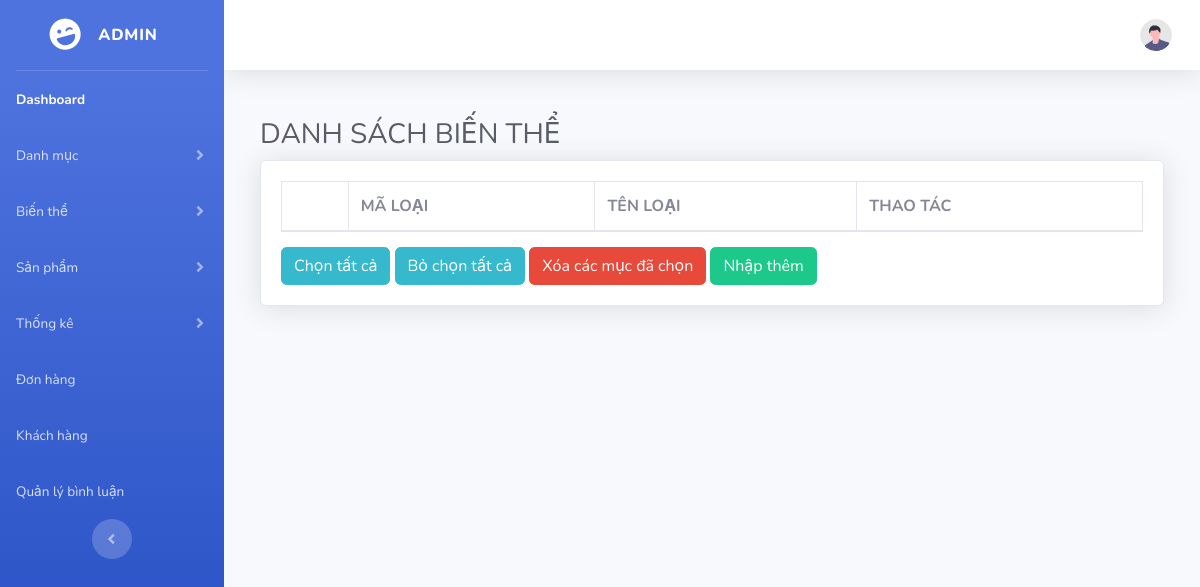
Before: /Du_An_1/admin/index.php?act=listvariant with the older database file.
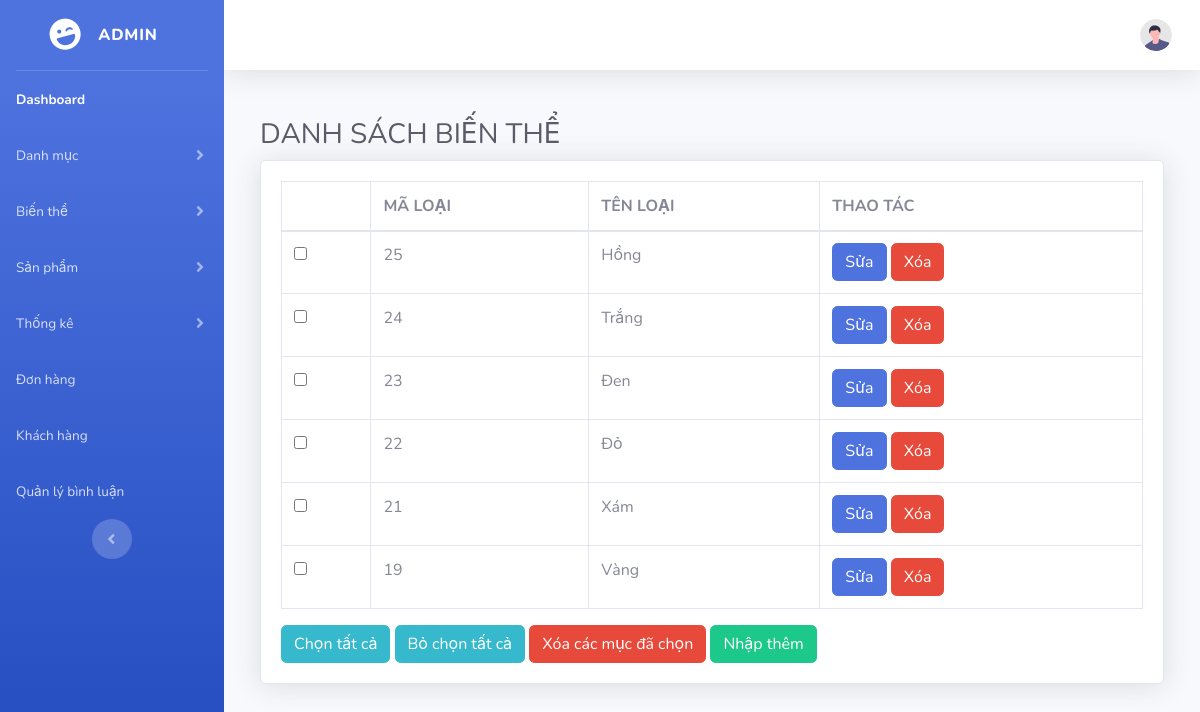
After: the same page with the newer database file.
### tables this page shows
CREATE TABLE `variant` (
  `id_variant` int NOT NULL COMMENT 'Mã biến thể',
  `name_color` varchar(255) NOT NULL COMMENT 'Tên biến thể màu',
  `created_at` datetime DEFAULT CURRENT_TIMESTAMP COMMENT 'Ngày tạo ',
  `updated_at` datetime DEFAULT CURRENT_TIMESTAMP COMMENT 'Ngày cập nhật'
);

### Du_An_1/admin/controller/variantcontroller.php (called while the page is built, shortened)
<?php
class variantController
{
    public $variantModel;
    function __construct() {
        $this->variantModel = new variantModel();
    }
    function listvariant()
    {
    $variants = $this->variantModel->loadall_variant();
    require_once "view/listvariant.php";
    }
}
?>

### Du_An_1/admin/index.php (called while the page is built, shortened)
<?php
require_once __DIR__ . '/../commons/function.php';
require_once __DIR__ . '/controller/variantcontroller.php';
require_once __DIR__ . '/model/variantmodel.php';
$act = $_GET['act'] ?? '/';
$id_category = $_GET['id_category'] ?? null;
$id_variant = $_GET['id_variant'] ?? null;
$id_user = $_GET['id_user'] ?? null;
match ($act) {
    '/' => (new trang_chu())->trang_chu(),
    'listProduct' => (new productController())->listProduct(),
    'insertProduct' => (new productController())->insert(),
    'updateProduct' => (new productController())->update($_GET['id']),
    'deleteProduct' => (new productController())->delete($_GET['id']),
    'listProduct_variant' => (new productController())->listProduct_variant($_GET['id']),
    'updateProduct_variant' => (new productController())->updateProduct_variant($_GET['id_pro'], $_GET['id_var']),
    'deleteProduct_variant' => (new productController())->deleteProduct_variant($_GET['id_pro'], $_GET['id_var']),
    'listBill' => (new billController())->listBill(),
    'updateBill' => (new billController())->updateBill($_GET['id']),
    'addvariant' => (new variantController())->insert(),
    'listvariant' => (new variantController())->listvariant(),
    'updatevariant' => (new variantController())->update($id_variant),
    'deletevariant' => (new variantController())->delete($id_variant),
    'addcategories' => (new catagoriesController())->insert(),
    'listcategories' => (new catagoriesController())->listcategories(),
    'updatecategories' => (new catagoriesController())->update($id_category),
    'deletecategories' => (new catagoriesController())->delete($id_category),
    'listUser' => (new UserController())->listUsers(),
    'addUser' => (new UserController())->addUser(),
    'insertUser' => (new UserController())->insertUser(),
    'deleteUser' => (new UserController())->deleteUser($id_user),
    'listthongkesl' => (new thongkeslController())->listThongkesl(),
    'bieudosl' => (new thongkeslController())->bieudosl(),
    'bieudodt' => (new thongkedtController())->bieudodt(),
    'listthongkedt' => (new thongkedtController())->listThongkedt(),
    'listComments' => (new CommentController())->listComments(),
    'toggleCensorship' => (new CommentController())->toggleCensorship($_GET['id'], $_GET['status']),
    'deleteComment' => (new CommentController())->deleteComment($_GET['id']),
    default => throw new Exception("No matching action found for '$act'"),
};

### Du_An_1/commons/function.php (called while the page is built, shortened)
<?php
function connDBAss()
{
    $host = "mysql:host=localhost;dbname=pro1014;charset=utf8";
    $user = "root";
    $pass = "";
    try {
        $conn = new PDO($host, $user, $pass);
        $conn->setAttribute(PDO::ATTR_ERRMODE, PDO::ERRMODE_EXCEPTION);
        return $conn;
    } catch (PDOException $th) {
        echo $th->getMessage();
    }
}

### Du_An_1/admin/model/variantmodel.php (called while the page is built, shortened)
<?php
class variantModel {
    public $conn;
    function __construct() {
        $this->conn = connDBAss();
    }
    function loadall_variant() {
        $sql = "SELECT * FROM variant ORDER BY id_variant DESC";
        $stmt = $this->conn->query($sql);
        return $stmt->fetchAll(PDO::FETCH_ASSOC);
    }
}
?>

### Du_An_1/admin/view/listvariant.php (the view, shortened to what the changed rows need)
<?php
require_once 'layout/header.php';
?>
<div id="content-wrapper" class="d-flex flex-column">
    <div id="content">
        <div class="container-fluid">
            <div class="row">
<div class="container-fluid">
<h1 class="h3 mb-2 text-gray-800">DANH SÁCH BIẾN THỂ</h1>
<div class="card shadow mb-4">
    <div class="card-body">
        <div class="table-responsive">
            <table class="table table-bordered" id="dataTable" width="100%" cellspacing="0">
                <thead>
                    <tr>
                    <th></th>
                    <th>MÃ LOẠI</th>
                    <th>TÊN LOẠI</th>
                    <th>THAO TÁC</th>
                    </tr>
                </thead>
                <tbody>
                    <tr>
                    <?php
                        foreach ($variants as $variant) {
                            extract($variant);
                            $suabt = "index.php?act=updatevariant&id_variant=".$id_variant;
                            $xoabt = "index.php?act=deletevariant&id_variant=".$id_variant;
                            echo '
                                <tr>
                                    <td><input type="checkbox" name= "chk" id=""></td>
                                    <td>'.$id_variant.'</td>
                                    <td>'.$name_color.'</td>
                                    <td><a href="'.$suabt.'"><input class="btn btn-primary" type="button" value="Sửa"></a> <a href="'.$xoabt.'"><input class="btn btn-danger" type="button" value="Xóa"></a></td>
                                </tr>
                            ';
                        }
                    ?>
                    </tr>
                </tbody>
            </table>
        </div>
    </div>
</div>
            </div>
    </div>
    <?php
    require_once 'layout/footer.php';
    ?>

Changed rows visible on the page:
added variant: id_variant "25", name_color "Hồng"
added variant: id_variant "24", name_color "Trắng"
added variant: id_variant "23", name_color "Đen"
added variant: id_variant "22", name_color "Đỏ"
added variant: id_variant "21", name_color "Xám"
added variant: id_variant "19", name_color "Vàng"
